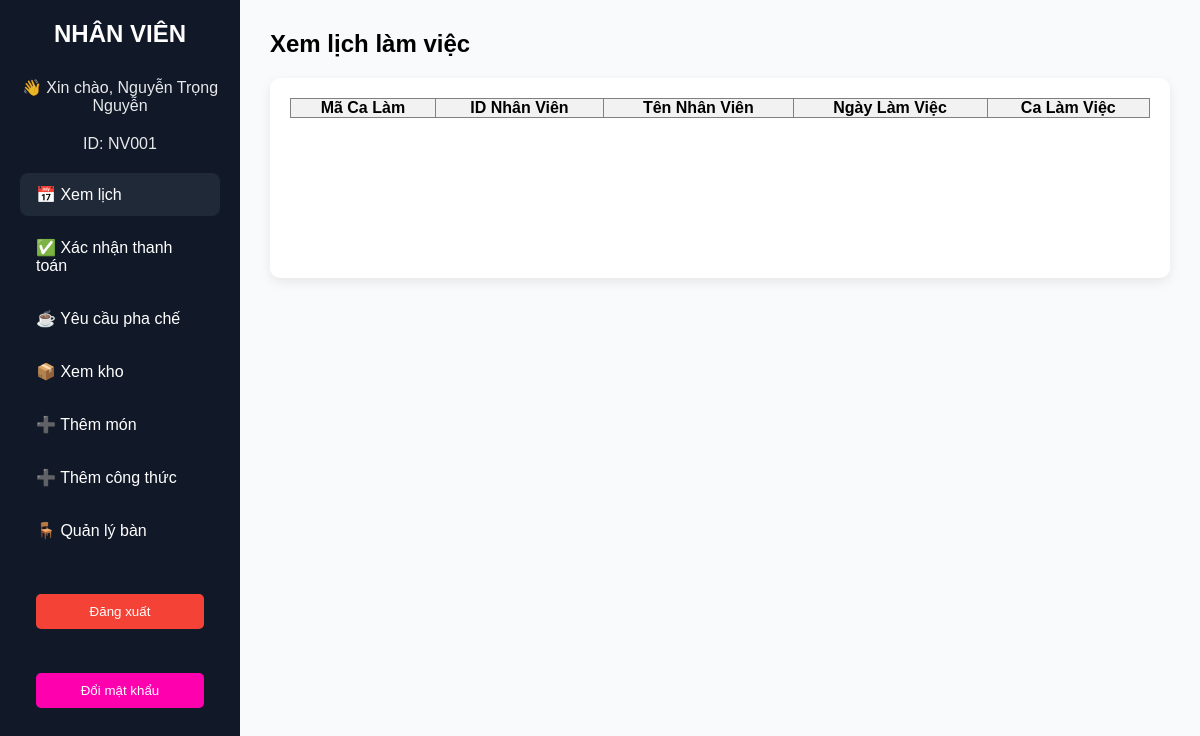
The app's page /page_staff_manager/page_staff.php (signed in), older data.
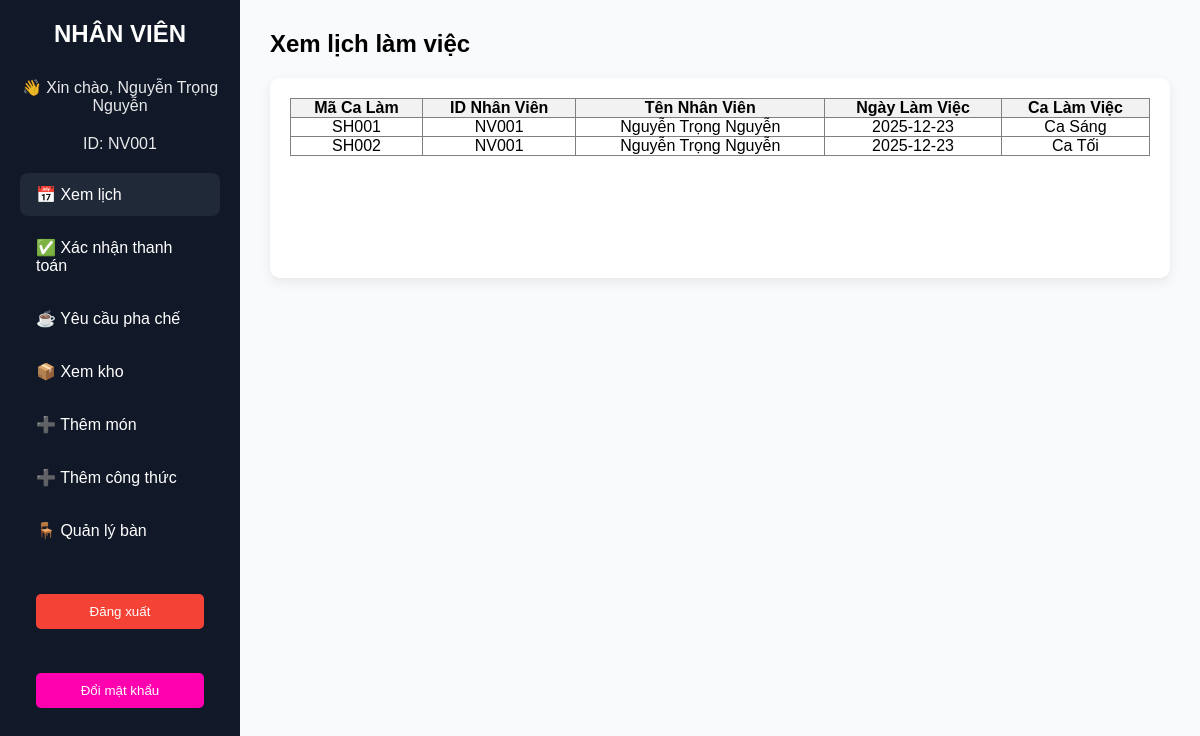
The same page, newer data.
### tables this page shows
CREATE TABLE `shift` (
  `ID_shift` varchar(20) NOT NULL,
  `ID` varchar(20) NOT NULL,
  `Name` varchar(30) NOT NULL,
  `Working_date` date NOT NULL,
  `shift` varchar(20) NOT NULL
);

### page_staff_manager/page_staff.php (the view, shortened to what this page needs)
<?php
    require '../config/config.php';
?>
<!DOCTYPE html>
<html lang="vi">
<head>
    <link rel="stylesheet" href="../page_staff_manager/page_staff.css">
</head>
<body>
<div class="layout">
    <aside class="sidebar">
        <h2 class="logo">NHÂN VIÊN</h2>
        <p class="login-user">👋 Xin chào, <?php echo isset($_SESSION['name']) ? $_SESSION['name'] : 'Chưa có thông tin'; ?></strong></p>
        <p class="login-user">ID: <?php echo isset($_SESSION['id']) ? $_SESSION['id'] : 'Chưa có thông tin'; ?></strong></p>
        <ul class="menu">
            <li class="active" onclick="showPage('view-schedule', this)">
                📅 Xem lịch
            </li>
            <li onclick="showPage('confirm-payment', this)">
                ✅ Xác nhận thanh toán
            </li>
            <li onclick="showPage('view-orders', this)">
                ☕ Yêu cầu pha chế
            </li>
            <li onclick="showPage('view-inventory', this)">
                📦 Xem kho
            </li>
            <li onclick="showPage('view-dish', this)">
                ➕ Thêm món
            </li>
            <li onclick="showPage('view-recipe', this)">
                ➕ Thêm công thức
            </li>
            <li onclick="showPage('manage-tables', this)">
                🪑 Quản lý bàn
            </li>
            <li onclick="showPage('view-recipe', this)">
                <a href="../config/logout.php"><button class="logout-btn">Đăng xuất</button></a>
            </li>
            <li>
                <a href="../page_staff_manager/change_password.php">
                <button class="logout-btn" style="background: #ff00aeff; margin-top: 10px;">Đổi mật khẩu</button>
            </a>
</li>
        </ul>
    </aside>
    <main class="content">
        <section id="view-schedule" class="page active">
            <h1>Xem lịch làm việc</h1>
            <div class="box">
                <table border="1" width="100%" style="border-collapse: collapse; text-align: center;">
                    <tr style="background-color: #f2f2f2;">
                        <th>Mã Ca Làm</th>
                        <th>ID Nhân Viên</th>
                        <th>Tên Nhân Viên</th>
                        <th>Ngày Làm Việc</th>
                        <th>Ca Làm Việc</th>
                    </tr>
                    <?php
                    $ID_NV = $_SESSION['id'];
                    $sql = "SELECT * FROM SHIFT WHERE ID ='$ID_NV'";
                    $result = $conn->query($sql);
                    while($row = $result->fetch_assoc()) {
                        echo "<tr>
                                <td>{$row['ID_shift']}</td>
                                <td>{$row['ID']}</td>
                                <td>{$row['Name']}</td>
                                <td>{$row['Working_date']}</td>
                                <td>{$row['shift']}</td>
                            </tr>";
                    }
                    ?>
                </table>
            </div>
        </section>
    </main>
</div>
</body>
</html>

### page_staff_manager/page_staff.css (style rules this page uses)
* { margin: 0; padding: 0; box-sizing: border-box; font-family: "Poppins", sans-serif; }
.layout { display: flex; height: 100vh; }
.sidebar { width: 240px; background: #111827; color: #fff; padding: 20px; }
.logo { text-align: center; margin-bottom: 30px; }
.menu { list-style: none; }
.menu li { padding: 12px 16px; margin-bottom: 10px; border-radius: 8px; cursor: pointer; transition: 0.3s; }
.menu li:hover, .menu li.active { background: #1f2937; }
.login-user { color: #fff; font-size: 16px; margin: 8px 0 20px; text-align: center; opacity: 0.9; }
.content { flex: 1; background: #f9fafb; padding: 30px; }
.page { display: none; }
.page.active { display: block; }
.box { margin-top: 20px; padding: 20px; background: #ffffff; border-radius: 10px; min-height: 200px; box-shadow: 0 4px 12px rgba(0,0,0,0.08); }
.logout-btn { margin-top: 20px; padding: 10px; width: 100%; border: none; background-color: #f44336; color: white; border-radius: 5px; cursor: pointer; }

Row changes from the older to the newer data that the page shows:
added shift: ID_shift "SH001", ID "NV001", Name "Nguyễn Trọng Nguyễn", Working_date "2025-12-23", shift "Ca Sáng"
added shift: ID_shift "SH002", ID "NV001", Name "Nguyễn Trọng Nguyễn", Working_date "2025-12-23", shift "Ca Tối"
